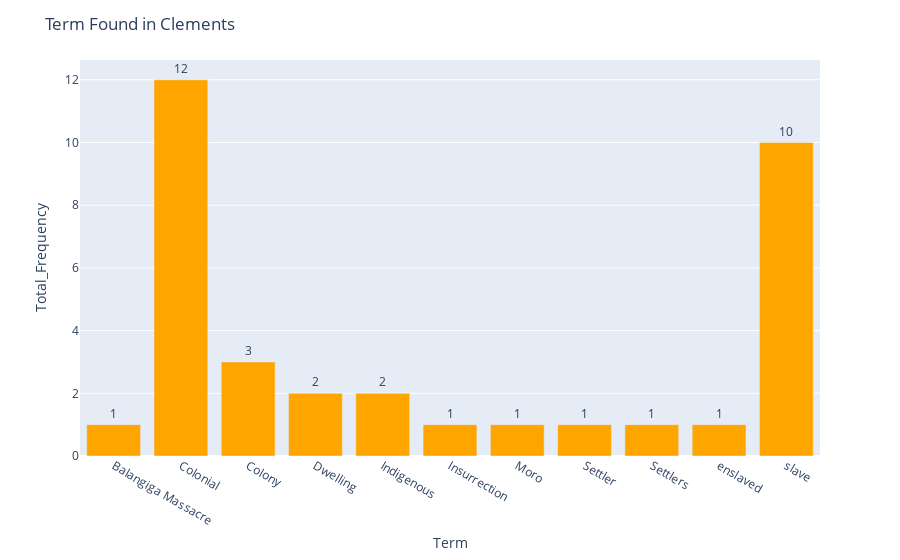

Notebook source saved alongside this figure:
### Code cell
# visualization

fig = px.bar(term_frequency, x='Term', y='Total_Frequency', text='Total_Frequency')
fig.update_traces(textposition='outside', insidetextanchor='middle')
fig.update_layout(title_text="Term Found in Clements", xaxis_title_standoff=10, height=600)
fig.update_traces(marker_color='orange')
fig.show()
pio.write_image(fig, 'term_frequency_Clements.png')

### Figure 1 — Plotly figure (JSON) as saved in the notebook; plotly's stock layout.template omitted (floating-point values rounded to 4 significant figures)
{"data": [{"alignmentgroup": "True", "hovertemplate": "Term=%{x}<br>Total_Frequency=%{text}<extra></extra>", "insidetextanchor": "middle", "legendgroup": "", "marker": {"color": "orange", "pattern": {"shape": ""}}, "name": "", "offsetgroup": "", "orientation": "v", "showlegend": false, "text": [1, 12, 3, 2, 2, 1, 1, 1, 1, 1, 10], "textposition": "outside", "type": "bar", "x": ["Balangiga Massacre", "Colonial", "Colony", "Dwelling", "Indigenous", "Insurrection", "Moro", "Settler", "Settlers", "enslaved", "slave"], "xaxis": "x", "y": [1, 12, 3, 2, 2, 1, 1, 1, 1, 1, 10], "yaxis": "y"}], "layout": {"autosize": true, "barmode": "relative", "legend": {"tracegroupgap": 0}, "margin": {"t": 60}, "title": {"text": "Term Found in Clements"}, "xaxis": {"anchor": "y", "autorange": true, "domain": [0, 1], "range": [-0.5, 10.5], "title": {"standoff": 10, "text": "Term"}, "type": "category"}, "yaxis": {"anchor": "x", "autorange": true, "domain": [0, 1], "range": [0, 12.63], "title": {"text": "Total_Frequency"}, "type": "linear"}}}
